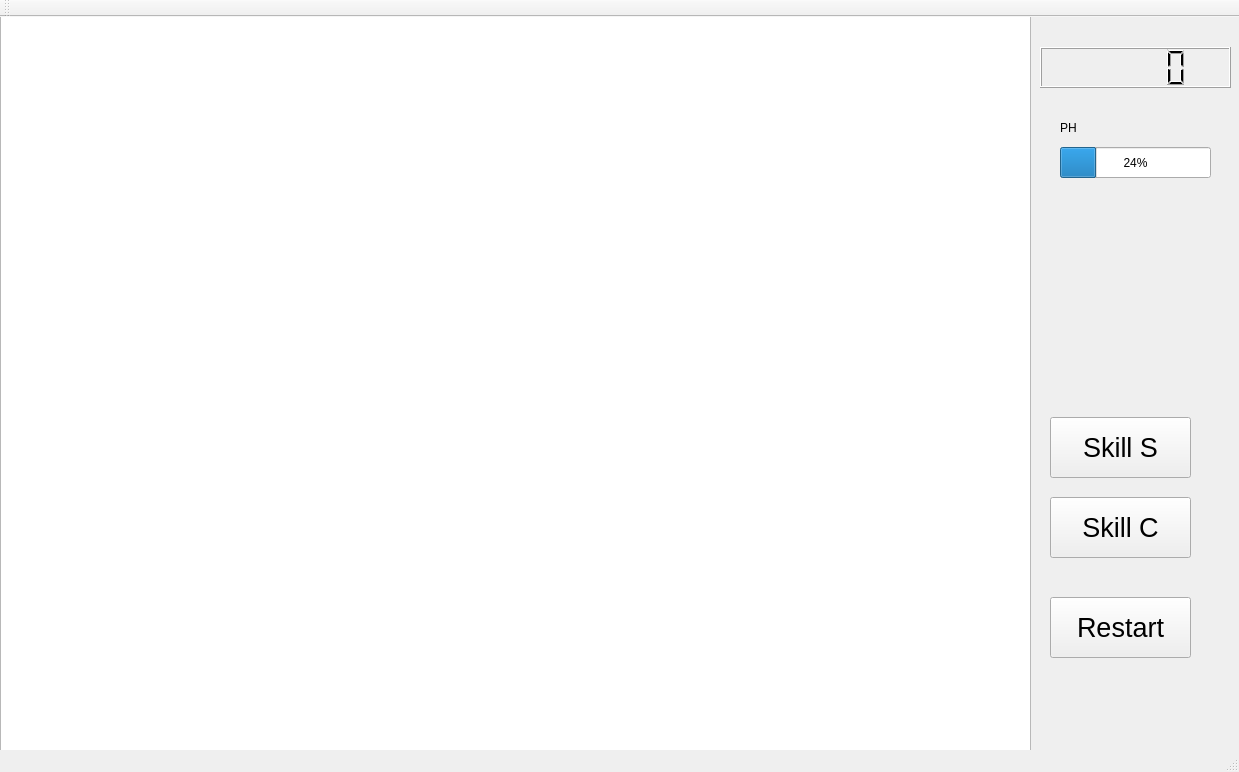
<?xml version="1.0" encoding="UTF-8"?>
<ui version="4.0">
 <class>MainWindow</class>
 <widget class="QMainWindow" name="MainWindow">
  <property name="geometry">
   <rect>
    <x>0</x>
    <y>0</y>
    <width>1239</width>
    <height>772</height>
   </rect>
  </property>
  <property name="windowTitle">
   <string>MainWindow</string>
  </property>
  <widget class="QWidget" name="centralWidget">
   <widget class="QGraphicsView" name="graphicsView">
    <property name="geometry">
     <rect>
      <x>0</x>
      <y>-40</y>
      <width>1031</width>
      <height>1121</height>
     </rect>
    </property>
   </widget>
   <widget class="QPushButton" name="Radio">
    <property name="geometry">
     <rect>
      <x>1050</x>
      <y>400</y>
      <width>141</width>
      <height>61</height>
     </rect>
    </property>
    <property name="font">
     <font>
      <pointsize>20</pointsize>
     </font>
    </property>
    <property name="text">
     <string>Skill S</string>
    </property>
   </widget>
   <widget class="QLCDNumber" name="score">
    <property name="geometry">
     <rect>
      <x>1040</x>
      <y>30</y>
      <width>191</width>
      <height>41</height>
     </rect>
    </property>
   </widget>
   <widget class="QProgressBar" name="phBar">
    <property name="geometry">
     <rect>
      <x>1060</x>
      <y>130</y>
      <width>151</width>
      <height>31</height>
     </rect>
    </property>
    <property name="value">
     <number>24</number>
    </property>
   </widget>
   <widget class="QLabel" name="label">
    <property name="geometry">
     <rect>
      <x>1060</x>
      <y>100</y>
      <width>71</width>
      <height>21</height>
     </rect>
    </property>
    <property name="text">
     <string>PH</string>
    </property>
   </widget>
   <widget class="QPushButton" name="Super">
    <property name="geometry">
     <rect>
      <x>1050</x>
      <y>480</y>
      <width>141</width>
      <height>61</height>
     </rect>
    </property>
    <property name="font">
     <font>
      <pointsize>20</pointsize>
     </font>
    </property>
    <property name="text">
     <string>Skill C</string>
    </property>
   </widget>
   <widget class="QPushButton" name="restart">
    <property name="geometry">
     <rect>
      <x>1050</x>
      <y>580</y>
      <width>141</width>
      <height>61</height>
     </rect>
    </property>
    <property name="font">
     <font>
      <pointsize>20</pointsize>
     </font>
    </property>
    <property name="text">
     <string>Restart</string>
    </property>
   </widget>
  </widget>
  <widget class="QMenuBar" name="menuBar">
   <property name="geometry">
    <rect>
     <x>0</x>
     <y>0</y>
     <width>1239</width>
     <height>22</height>
    </rect>
   </property>
  </widget>
  <widget class="QToolBar" name="mainToolBar">
   <attribute name="toolBarArea">
    <enum>TopToolBarArea</enum>
   </attribute>
   <attribute name="toolBarBreak">
    <bool>false</bool>
   </attribute>
  </widget>
  <widget class="QStatusBar" name="statusBar"/>
 </widget>
 <layoutdefault spacing="6" margin="11"/>
 <resources/>
 <connections/>
</ui>
